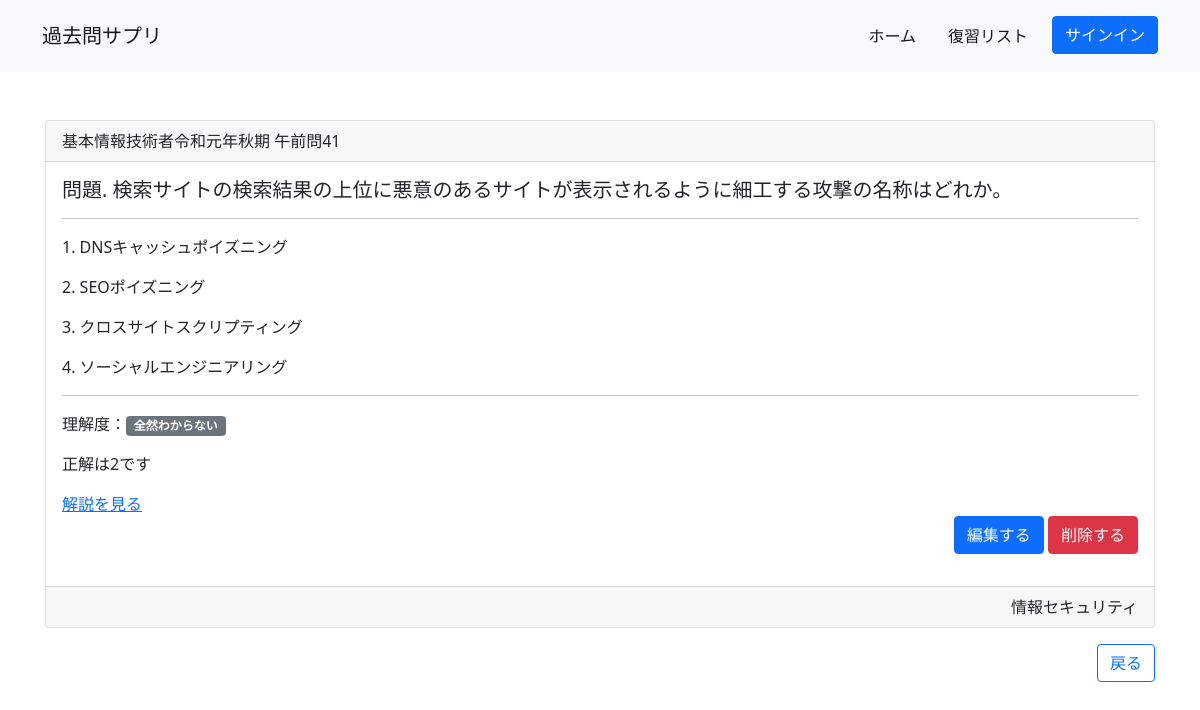
The app's page /detail/28 with its own data.
### exam/models.py (models this page shows, shortened)
class Question(models.Model):
    question = models.CharField(max_length=255)
    filed = models.CharField(max_length=50)
    choice1 = models.CharField(max_length=255)
    choice2 = models.CharField(max_length=255)
    choice3 = models.CharField(max_length=255)
    choice4 = models.CharField(max_length=255)
    answer = models.IntegerField(default=0)
    title = models.CharField(max_length=50)
    url = models.URLField()
    comprehension = models.CharField(max_length=10)
    created = models.DateTimeField(default=timezone.now())

### exam/views.py (the view)
# urls.py: path('detail/<int:pk>',views.QuizDetailView.as_view(),name='detail'),
class QuizDetailView(DetailView):
    template_name = 'exam/detail.html'
    model = Question

### templates/exam/detail.html
{% extends 'exam/base.html' %}
{% block content %}
<div class="container pt-5">
    <div class="card mb-3" >
        <div class="card-header">
          {{object.title}}
        </div>
        <div class="card-body">
          <h5 class="card-title">問題. {{object.question}}</h5>
          <hr>
          <p class="card-text">1. {{object.choice1}}</p>
          <p class="card-text">2. {{object.choice2}}</p>
          <p class="card-text">3. {{object.choice3}}</p>
          <p class="card-text">4. {{object.choice4}}</p>
          <hr>
          <p class="card-text">理解度：<span class="badge bg-secondary">{{question.comprehension}}</span></p>
          <p>正解は{{object.answer}}です</p>
          <a href="{{'object.url'}}" target="_blank">解説を見る</a>
          <p class="text-end"><a class="btn btn-primary" href="{% url 'exam:update' object.pk%}">編集する</a> <a class="btn btn-danger" href="{% url 'exam:delete' object.pk%}">削除する</a></p>
        </div>
        <div class="card-footer text-end">
            {{object.filed}}
        </div>
    </div>
    <p class="text-end"><a href="{% url 'exam:list'%}" class="btn btn-outline-primary">戻る</a></p>
</div>
{% endblock content %}

### static/css/style.css (style rules this page uses)
*, *::before, *::after { box-sizing: border-box; }
a { color: #333; text-decoration: none; }
body { width: 100%; font-family: sans-serif; }
body > .container { padding: 60px 15px 0; }

### records on screen
Question: title "基本情報技術者令和元年秋期 午前問41", question "検索サイトの検索結果の上位に悪意のあるサイトが表示されるように細工する攻撃の名称はどれか。", choice1 "DNSキャッシュポイズニング", choice2 "SEOポイズニング", choice3 "クロスサイトスクリプティング", choice4 "ソーシャルエンジニアリング", comprehension "全然わからない", answer "2", filed "情報セキュリティ"
